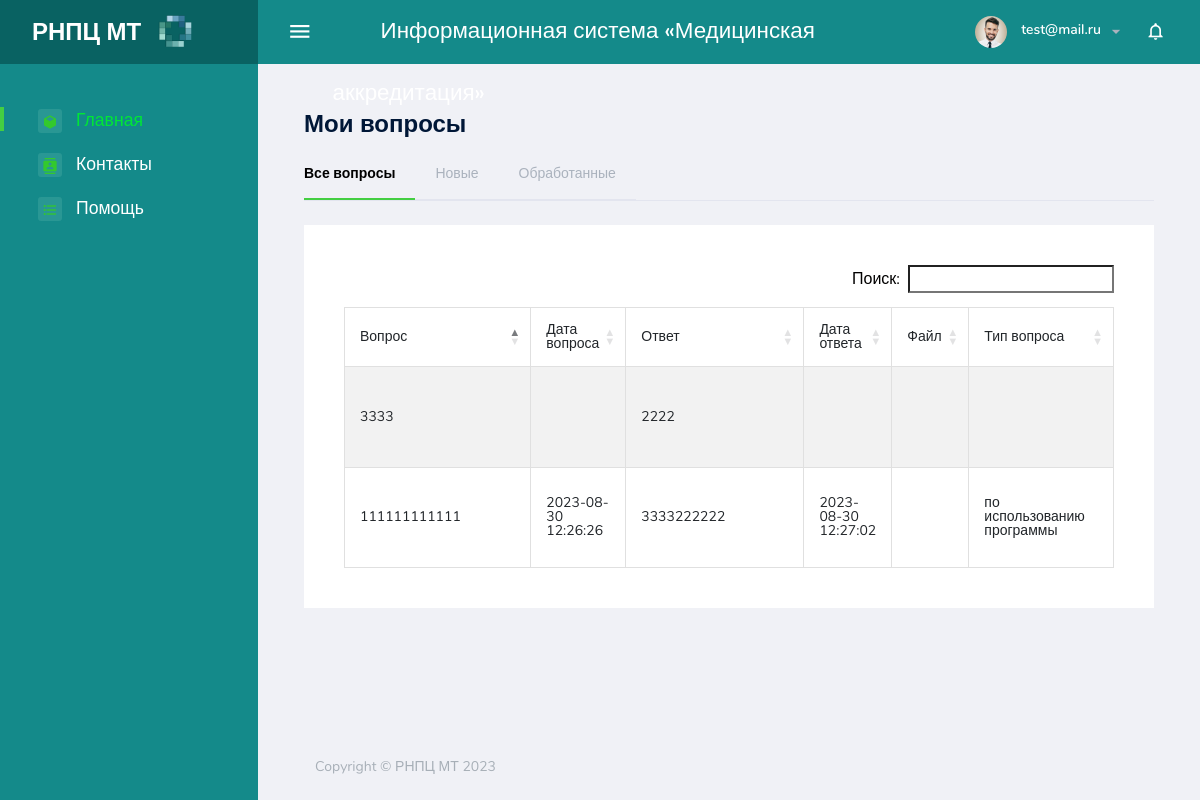
The app's page /index.php?messages_users (signed in) with its own data.
### tables this page shows
CREATE TABLE `questions` (
  `id_question` int NOT NULL,
  `email` text,
  `question` text,
  `answer` text,
  `id_user` int NOT NULL,
  `type_question` text,
  `file` text,
  `date_question` datetime DEFAULT NULL,
  `date_answer` datetime DEFAULT NULL,
  `important` int DEFAULT NULL
);

### messages_users.php (the view, shortened to what this page needs)
<?php if(isset($_COOKIE['login'])){?>
    <div class="content-wrapper">
        <div class="d-xl-flex justify-content-between align-items-start">
            <h2 class="text-dark font-weight-bold mb-2"> Мои вопросы</h2>
        </div>
        <div class="row">
            <div class="col-md-12">
                <div class="d-sm-flex justify-content-between align-items-center transaparent-tab-border ">
                    <ul class="nav nav-tabs tab-transparent" role="tablist">
                        <li class="nav-item">
                            <a class="nav-link active" id="all-question-tab" data-toggle="tab" href="#allQuestions" role="tab" aria-selected="true">Все вопросы</a>
                        </li>
                        <li class="nav-item">
                            <a class="nav-link " id="new-question-tab" data-toggle="tab" href="#newQuestions" role="tab" aria-selected="false">Новые</a>
                        </li>
                        <li class="nav-item">
                            <a class="nav-link" id="answer-qestion-tab" data-toggle="tab" href="#answerQestions" role="tab" aria-selected="false">Обработанные</a>
                        </li>
                    </ul>
                </div>
                <div class="tab-content tab-transparent-content">
                    <div class="tab-pane fade show active" id="allQuestions" role="tabpanel" aria-labelledby="all-question-tab">
                        <div class="row">
                            <div class="col-12">
                                <div class="card">
                                    <div class="card-body">
                                        <?php
                                        $query = "SELECT *
                                                  FROM questions q
                                                 LEFT OUTER JOIN users u on q.id_user = u.id_user
                                                 WHERE u.login = '".$_COOKIE['login']."'";
                                        $result=mysqli_query($con, $query) or die ( mysqli_error($con));
                                        for ($data = []; $row = mysqli_fetch_assoc($result); $data[] = $row);
                                        ?>
                                        <table id="example" class="table table-striped table-bordered" style="width:100%">
                                            <thead>
                                            <tr>
                                                <th style="max-width: 30%;">Вопрос</th>
                                                <th style="max-width: 10%;">Дата вопроса</th>
                                                <th style="max-width: 30%;">Ответ</th>
                                                <th style="max-width: 10%;">Дата ответа</th>
                                                <th>Файл</th>
                                                <th style="max-width: 20%;">Тип вопроса</th>
                                            </tr>
                                            </thead>
                                            <tbody>
                                            <?php
                                            foreach ($data as $app) {
                                                ?>
                                                <tr  style="cursor: pointer; height: 100px;">
                                                    <td style="max-width: 30%;"><?= $app['question'] ?></td>
                                                    <td style="max-width: 10%;"><?= $app['date_question'] ?></td>
                                                    <td style="max-width: 30%" > <?= $app['answer'] ?></td>
                                                    <td style="max-width: 10%;"><?= $app['date_answer'] ?></td>
                                                    <td><?php if(!empty($app['file'])){ ?>
                                                    <?php } ?></td>
                                                    <td style="max-width: 20%;"><?= $app['type_question'] ?></td>
                                                </tr>
                                                <?php
                                            }
                                            ?>
                                            </tbody>
                                        </table>
                                    </div>
                                </div>
                            </div>
                        </div>
                    </div>
                </div>
            </div>
        </div>
    </div>
<?php }
?>

### records on screen
questions: question "3333", answer "2222"
questions: question "111111111111", date_question "2023-08-30 12:26:26", answer "3333222222", date_answer "2023-08-30 12:27:02", type_question "по использованию программы"

### other values on screen
$_COOKIE['login'] "test@mail.ru"
